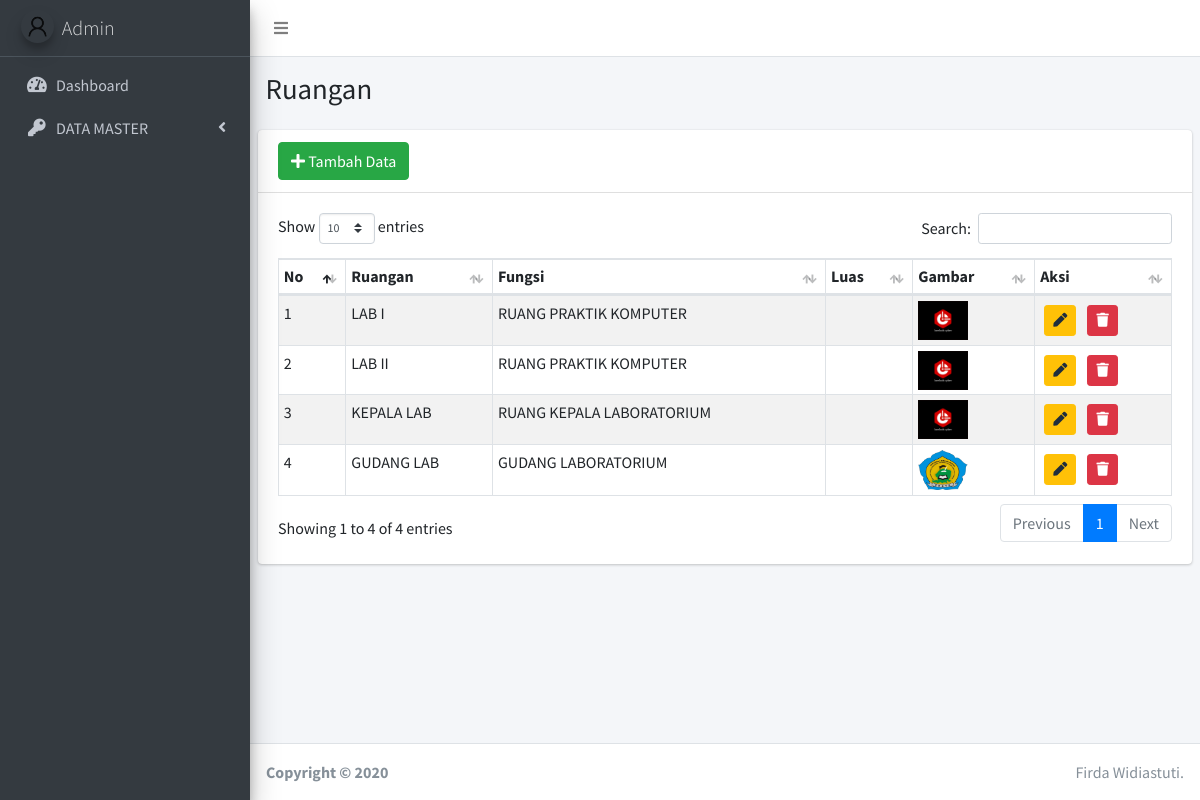
Screenshot of /index.php/ruang with the database file from the repository.
### tables this page shows
CREATE TABLE `ruang` (
  `id_ruangan` int(11) NOT NULL,
  `nama_ruangan` varchar(50) NOT NULL,
  `fungsi_ruangan` varchar(40) NOT NULL,
  `luas` varchar(25) NOT NULL,
  `gbr_ruangan` varchar(50) NOT NULL
);

### application/helpers/page_template_helper.php (called while the page is built, shortened)
<?php
if (!function_exists('element')) {
    function admin_page($template, $data = null)
    {
        $ci = &get_instance();
        $data['view'] = $ci->load->view($template, $data, true);
    }
}

### application/modules/ruang/controllers/Ruang.php (called while the page is built, shortened)
<?php
class Ruang extends MY_Controller
{
	public function index()
	{
		$data['title'] = "Ruang";
		$data['ruang'] = $this->db->get('ruang')->result();
		admin_page('index', $data);
	}
}

### index.php (called while the page is built, shortened)
<?php
require_once BASEPATH.'core/CodeIgniter.php';

### application/modules/ruang/views/index.php (the view, shortened to what this page needs)
<section class="content-header">
	<div class="container-fluid">
		<div class="row mb-2">
			<div class="col-sm-6">
				<h1>Ruangan</h1>
			</div>
		</div>
	</div>
</section>
<section class="content">
	<div class="row">
		<div class="col-12">
			<div class="card">
				<div class="card-header">
					<a href="<?= site_url('ruang/tambah') ?>" class="btn btn-success"><i class="fas fa-plus"></i> Tambah Data</a>
				</div>
				<div class="card-body">
					<div class="table-responsive">
						<table id="example1" class="table table-sm table-bordered table-striped" style="width: 100%">
							<thead>
								<tr>
									<th>No</th>
									<th>Ruangan</th>
									<th>Fungsi</th>
									<th>Luas</th>
									<th>Gambar</th>
									<th>Aksi</th>
								</tr>
							</thead>
							<tbody>
								<?php $i = 1;
								foreach ($ruang as $row) { ?>
									<tr>
										<td><?= $i++ ?></td>
										<td><?= $row->nama_ruangan ?></td>
										<td><?= $row->fungsi_ruangan ?></td>
										<td><?= $row->luas ?></td>
										<td><img src="<?= base_url('assets/img/ruangan/') . $row->gbr_ruangan ?>" width="50px"></td>
										<td>
											<a href="<?= site_url('ruang/edit/') . $row->id_ruangan ?>" class="btn btn-sm btn-warning m-1"><i class="fas fa-pen"></i></a>
											<button type="button" data-toggle="modal" data-target="#hapus<?= $row->id_ruangan ?>" class="btn btn-sm btn-danger m-1"><i class="fas fa-trash"></i></button>
										</td>
									</tr>
								<?php } ?>
							</tbody>
						</table>
					</div>
				</div>
			</div>
		</div>
	</div>
</section>

### rows the page displays
ruang: nama_ruangan "LAB I", fungsi_ruangan "RUANG PRAKTIK KOMPUTER", gbr_ruangan (picture)
ruang: nama_ruangan "LAB II", fungsi_ruangan "RUANG PRAKTIK KOMPUTER", gbr_ruangan (picture)
ruang: nama_ruangan "KEPALA LAB", fungsi_ruangan "RUANG KEPALA LABORATORIUM", gbr_ruangan (picture)
ruang: nama_ruangan "GUDANG LAB", fungsi_ruangan "GUDANG LABORATORIUM", gbr_ruangan (picture)
